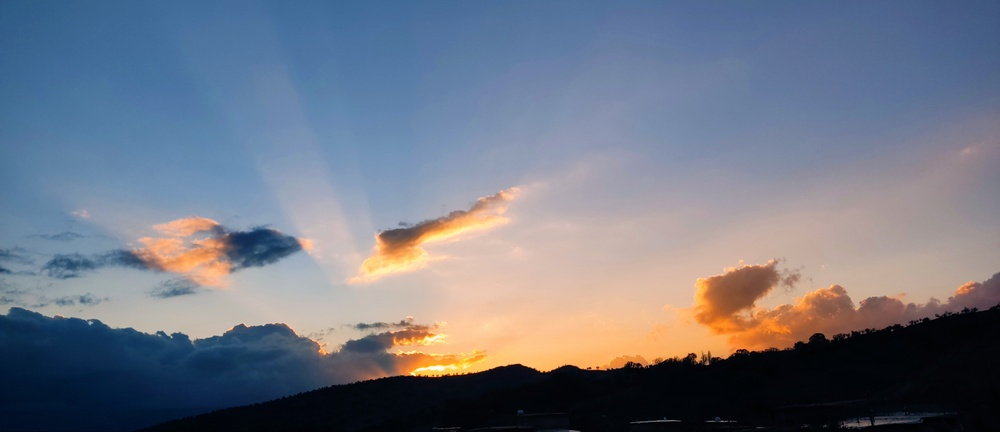
#> input picture pic.jpg, 1000 x 432 px, shrunk from 4000 x 1729 before the run
$ python Canny.py
#> lines starting #> are read from the running program, lines starting #| are printed output that depends on the picture; after the words box and inside, x2 and y2 are one past the last pixel; in counts of white or black regions, pixels touching at a corner belong together
import numpy as np
import matplotlib.pyplot as plt

def gaussian_function(size, sigma):
    gaussian_kernel = np.fromfunction(
        lambda x, y: (1 / (2 * np.pi * sigma**2)) * np.exp(
            -((x - (size - 1) / 2)**2 + (y - (size - 1) / 2)**2) / (2 * sigma**2)
        ), (size, size)
    )
    return gaussian_kernel / np.sum(gaussian_kernel)

def comp_sobel_filter(image):
    sobel_kernel_x = np.array([[-1, 0, 1], [-2, 0, 2], [-1, 0, 1]])
    sobel_kernel_y = np.array([[1, 2, 1], [0, 0, 0], [-1, -2, -1]])
    gradient_x = convolution(image, sobel_kernel_x)
    gradient_y = convolution(image, sobel_kernel_y)
    magnitude = np.sqrt(gradient_x**2 + gradient_y**2)
    direction = np.arctan2(gradient_y, gradient_x)
    return magnitude, direction

def convolution(image, kernel):
    kernel_size = kernel.shape[0]
    padding = kernel_size // 2
    padded_image = np.pad(image, padding, mode='edge')
    convolved_image = np.zeros_like(image)
    for y in range(image.shape[0]):
        for x in range(image.shape[1]):
            convolved_image[y, x] = np.sum(padded_image[y:y+kernel_size, x:x+kernel_size] * kernel)
    return convolved_image

def perform_non_maximum_suppression(mag, dir):
    rows, cols = mag.shape
    suppressed_image = np.zeros_like(mag)
    quantized_angle = (np.round(dir * (4.0 / np.pi)) % 4).astype(int)
    for i in range(1, rows-1):
        for j in range(1, cols-1):
            if quantized_angle[i, j] == 0:
                suppressed_image[i, j] = mag[i, j] if (mag[i, j] > mag[i, j+1] and mag[i, j] > mag[i, j-1]) else 0
            elif quantized_angle[i, j] == 1:
                suppressed_image[i, j] = mag[i, j] if (mag[i, j] > mag[i-1, j+1] and mag[i, j] > mag[i+1, j-1]) else 0
            elif quantized_angle[i, j] == 2:
                suppressed_image[i, j] = mag[i, j] if (mag[i, j] > mag[i-1, j] and mag[i, j] > mag[i+1, j]) else 0
            elif quantized_angle[i, j] == 3:
                suppressed_image[i, j] = mag[i, j] if (mag[i, j] > mag[i-1, j-1] and mag[i, j] > mag[i+1, j+1]) else 0
    return suppressed_image

def double_threshold(image, low_ratio=0.05, high_ratio=0.09):
    high_threshold = image.max() * high_ratio
    low_threshold = high_threshold * low_ratio
    strong_edges = (image >= high_threshold)
    weak_edges = (image >= low_threshold) & (image < high_threshold)
    return strong_edges, weak_edges

def track_edges(image, strong_edges, weak_edges):
    rows, cols = image.shape
    for i in range(1, rows-1):
        for j in range(1, cols-1):
            if weak_edges[i, j]:
                if strong_edges[i-1:i+2, j-1:j+2].any():
                    strong_edges[i, j] = True
                else:
                    weak_edges[i, j] = False
    return strong_edges

def detect_edges_canny(image):
    kernel_size = 7
    sigma = 1.4
    gaussian_kernel = gaussian_function(kernel_size, sigma)
    smoothed_image = convolution(image, gaussian_kernel)
    gradient_magnitude, gradient_direction = comp_sobel_filter(smoothed_image)
    suppressed_image = perform_non_maximum_suppression(gradient_magnitude, gradient_direction)
    strong_edges, weak_edges = double_threshold(suppressed_image)
    final_edges = track_edges(suppressed_image, strong_edges, weak_edges)
    return final_edges

inp_image = plt.imread('pic.jpg')
#> inp_image is the input picture: shape (432, 1000, 3); mean R, G, B 112.4, 117.9, 131.3

grayscale_image = np.mean(inp_image, axis=2)

edges = detect_edges_canny(grayscale_image)
#> after the loop in convolution (call 2), `for y in range(image.shape[0]):`:
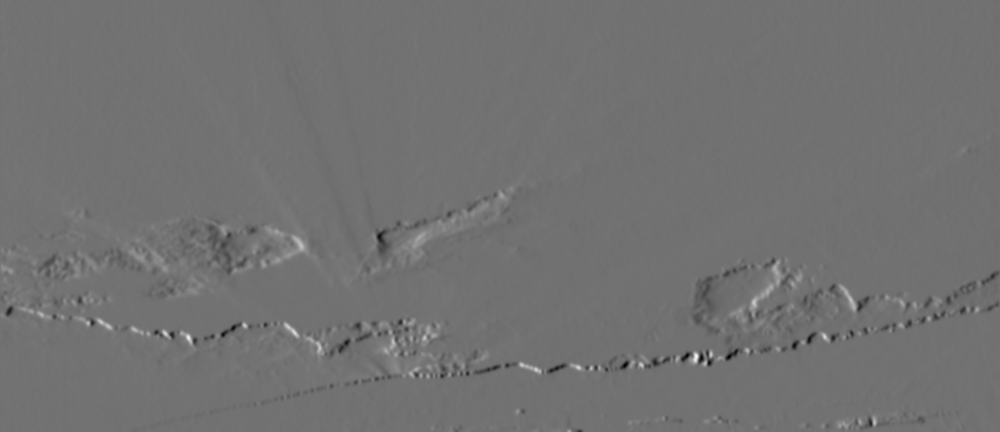
#> convolved_image: shape (432, 1000) float64; min -180.4, max 223.1, mean -0.1; drawn with min black and max white
#> after the loop in convolution (call 3), `for y in range(image.shape[0]):`:
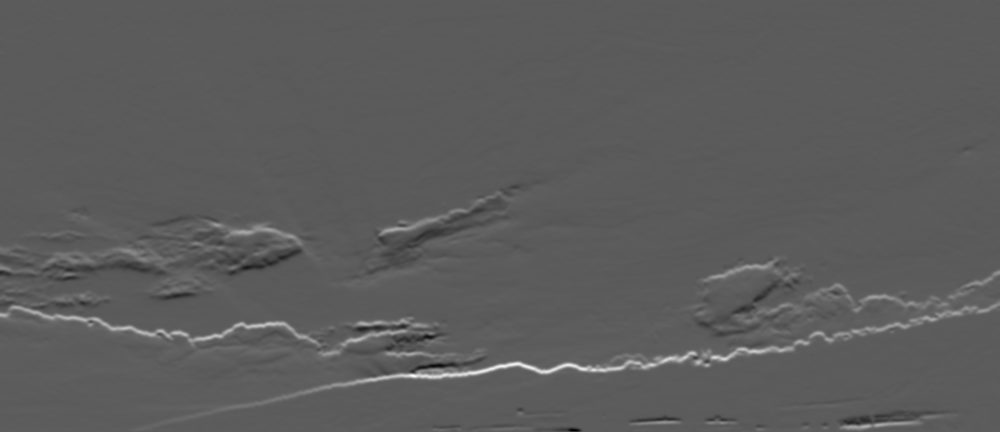
#> convolved_image: shape (432, 1000) float64; min -214, max 379, mean 1.8; drawn with min black and max white
#> in comp_sobel_filter, `direction = np.arctan2(gradient_y, gradient_x)`:
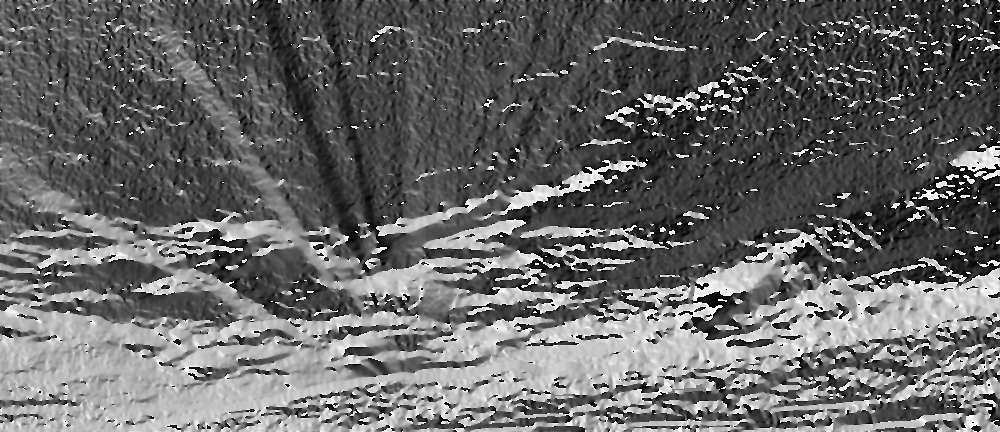
#> direction: shape (432, 1000) float64; min -3.14, max 3.14, mean -0.577; drawn with min black and max white
#> in perform_non_maximum_suppression, `quantized_angle = (np.round(dir * (4.0 / np.pi)) % 4).astype(int)`:
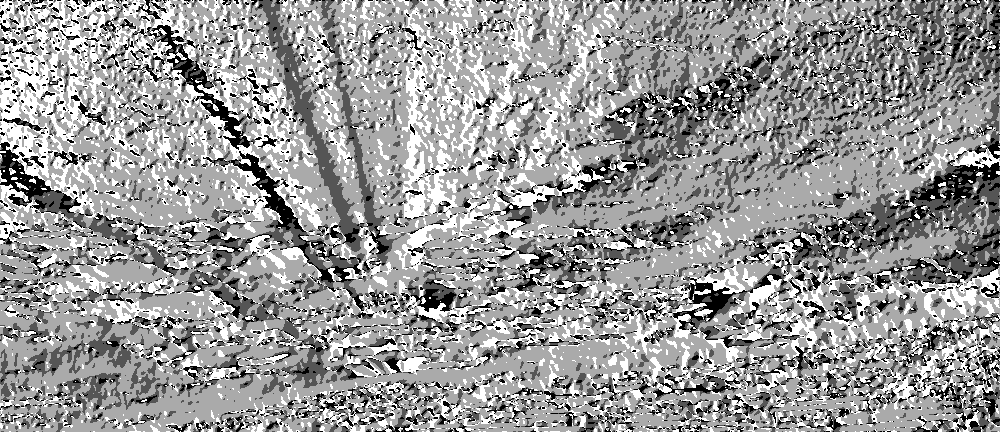
#> quantized_angle: shape (432, 1000) int64; min 0, max 3, mean 1.79; drawn with min black and max white
#> after the loop in perform_non_maximum_suppression, `for i in range(1, rows-1):`:
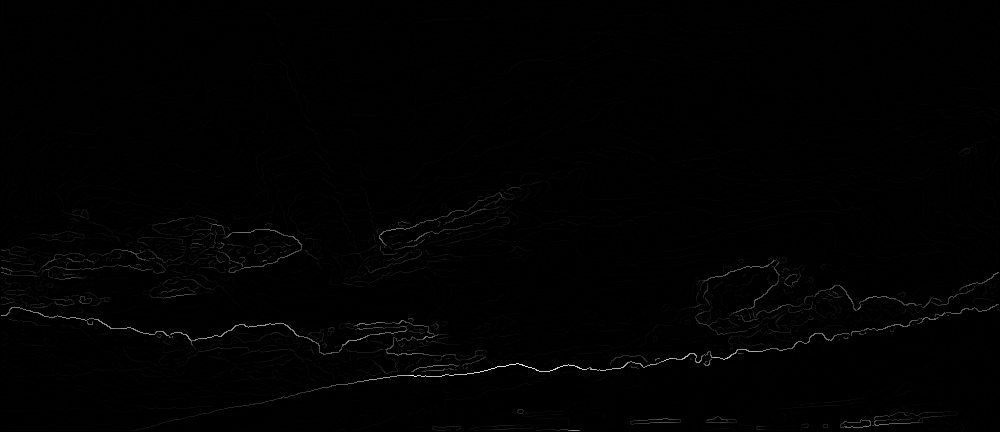
#> suppressed_image: shape (432, 1000) float64; min 0, max 387.6, mean 2.3; drawn with min black and max white
#> in double_threshold, `high_threshold = image.max() * high_ratio`: high_threshold = 34.88
#> in double_threshold, `low_threshold = high_threshold * low_ratio`: low_threshold = 1.74
#> in double_threshold, `strong_edges = (image >= high_threshold)`: strong_edges: shape (432, 1000) bool; 1.4% white in thin lines or dots, all inside (x1, y1, x2, y2) = (1, 148, 999, 431)
#> in double_threshold, `weak_edges = (image >= low_threshold) & (image < high_threshold)`: weak_edges: shape (432, 1000) bool; 15.6% white in thin lines or dots
#> after the loop in track_edges, `for i in range(1, rows-1):`:
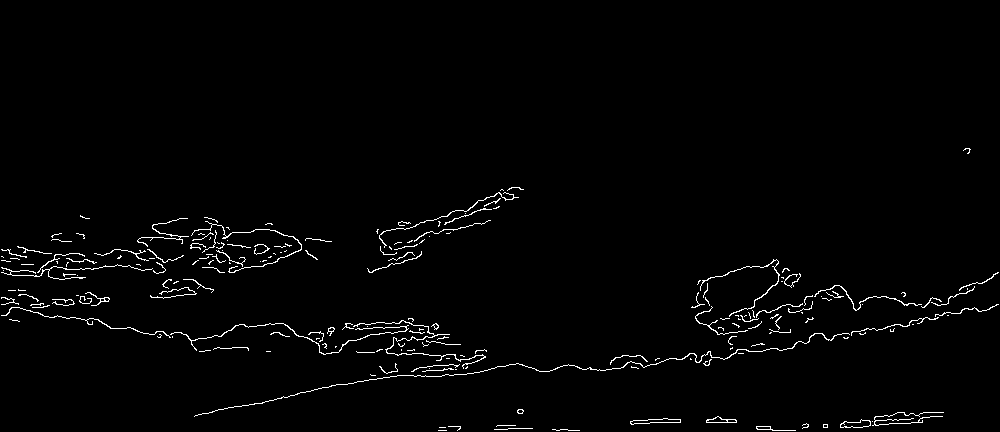
#> strong_edges: shape (432, 1000) bool; 1.7% white in thin lines or dots, all inside (x1, y1, x2, y2) = (1, 148, 999, 431)
#> after the loop in track_edges, `for i in range(1, rows-1):`:
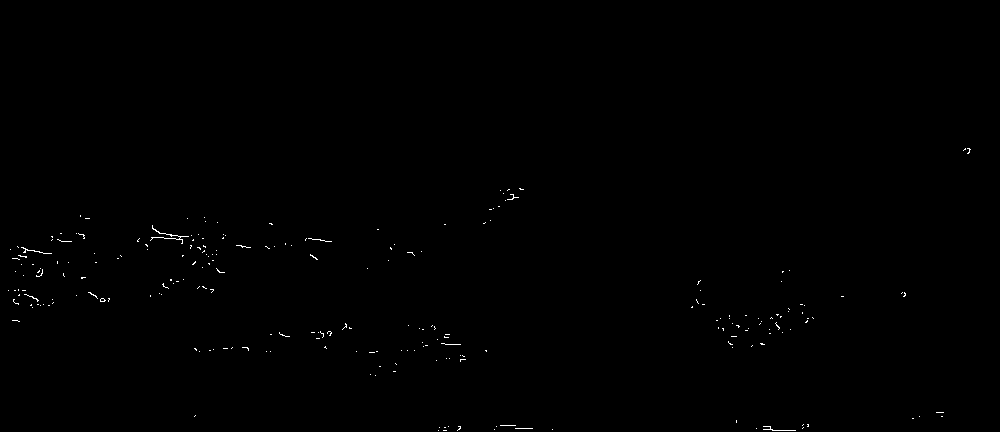
#> weak_edges: shape (432, 1000) bool; 0.24% white in thin lines or dots, all inside (x1, y1, x2, y2) = (8, 148, 971, 431)

plt.imshow(edges, cmap='gray')
plt.title('Canny')
plt.axis('off')
plt.show()
